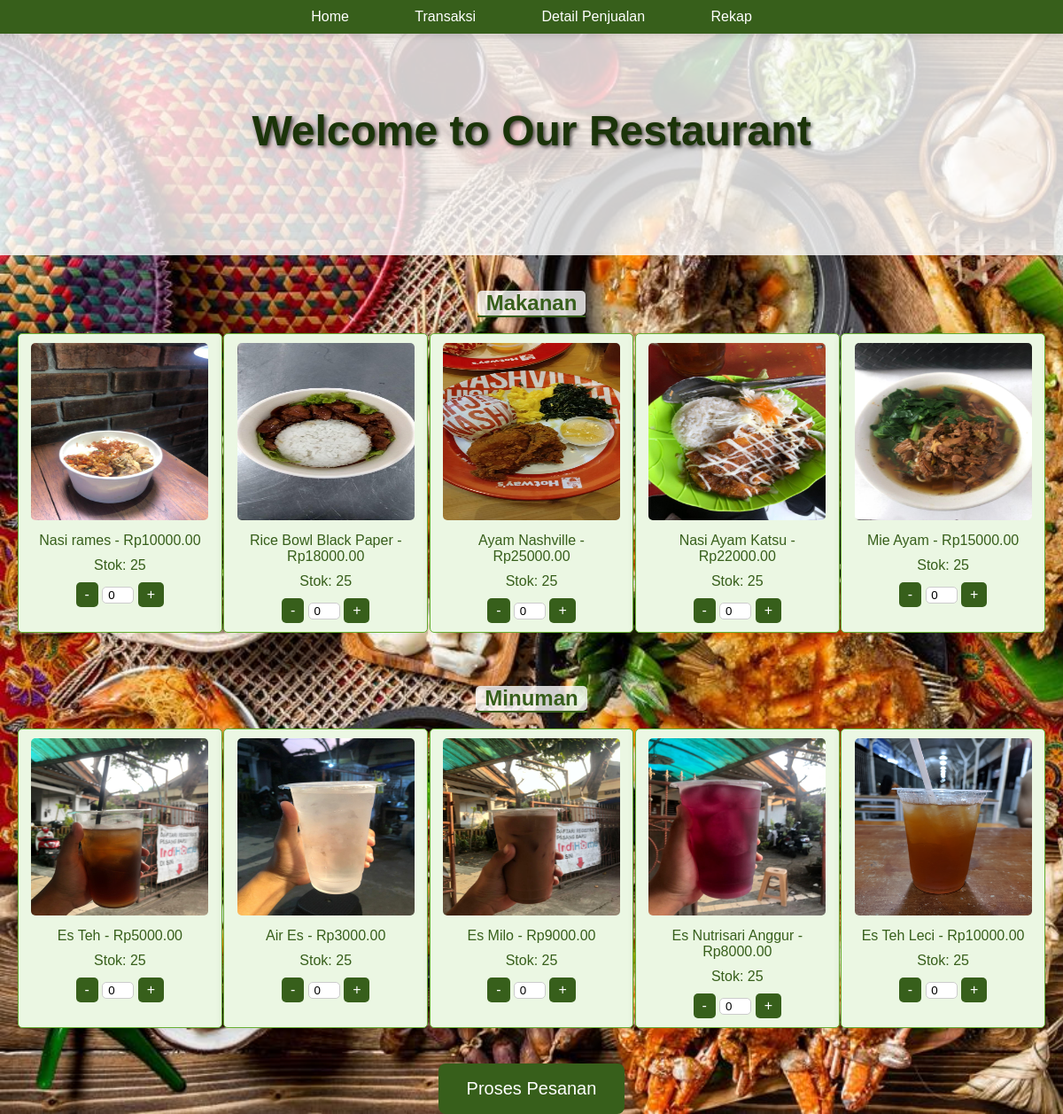
The page / on the database its author committed.
### tables this page shows
CREATE TABLE `menu` (
  `id` int(11) NOT NULL,
  `nama` varchar(100) NOT NULL,
  `kategori` enum('makanan','minuman') NOT NULL,
  `harga` decimal(10,2) NOT NULL,
  `stok` int(10) NOT NULL,
  `gambar` varchar(255) NOT NULL
);

### index.php (the view, shortened to what this page needs)
<?php
require 'db.php';
?>
<!DOCTYPE html>
<html>
<head>
</head>
<body>
    <nav>
        <a href="index.php">Home</a>
        <a href="transaksi.php">Transaksi</a>
        <a href="detiltransaksi.php">Detail Penjualan</a>
        <a href="rekap.php">Rekap</a>
    </nav>
    <div class="welcome">
        <h1>Welcome to Our Restaurant</h1>
    </div>
    <form method="POST" action="index.php">
        <div class="menu-section">
            <h2>Makanan</h2>
            <div class="menu-items">
                <?php
                $result = $conn->query("SELECT * FROM menu WHERE kategori='makanan'");
                while ($row = $result->fetch_assoc()) {
                    echo '<div class="menu-item">
                            <img src="' . $row['gambar'] . '" alt="' . $row['nama'] . '">
                            <p>' . $row['nama'] . ' - Rp' . $row['harga'] . '</p>
                            <p>Stok: ' . $row['stok'] . '</p>
                            <div class="quantity-control">
                                <button type="button" onclick="decreaseQuantity(' . $row['id'] . ')">-</button>
                                <input type="number" name="items[' . $row['id'] . ']" id="item-' . $row['id'] . '" min="0" value="0">
                                <button type="button" onclick="increaseQuantity(' . $row['id'] . ')">+</button>
                            </div>
                        </div>';
                }
                ?>
            </div>
        </div>
        <div class="menu-section">
            <h2>Minuman</h2>
            <div class="menu-items">
                <?php
                $result = $conn->query("SELECT * FROM menu WHERE kategori='minuman'");
                while ($row = $result->fetch_assoc()) {
                    echo '<div class="menu-item">
                            <img src="' . $row['gambar'] . '" alt="' . $row['nama'] . '">
                            <p>' . $row['nama'] . ' - Rp' . $row['harga'] . '</p>
                            <p>Stok: ' . $row['stok'] . '</p>
                            <div class="quantity-control">
                                <button type="button" onclick="decreaseQuantity(' . $row['id'] . ')">-</button>
                                <input type="number" name="items[' . $row['id'] . ']" id="item-' . $row['id'] . '" min="0" value="0">
                                <button type="button" onclick="increaseQuantity(' . $row['id'] . ')">+</button>
                            </div>
                        </div>';
                }
                ?>
            </div>
        </div>
        <button type="submit" name="process_order" class="process_order">Proses Pesanan</button>
    </form>
</body>
</html>

### index.php (style rules this page uses)
body { font-family: Arial, sans-serif; background-image: url('background.jpeg'); background-size: cover; background-repeat: no-repeat; margin: 0; padding: 0; }
nav { background-color: #375F1B; padding: 10px 0; text-align: center; position: sticky; top: 0; z-index: 1000; box-shadow: 0 4px 6px rgba(0, 0, 0, 0.1); transition: background-color 0.3s ease; }
nav a { margin: 0 15px; text-decoration: none; color: white; padding: 10px 20px; border-radius: 5px; transition: background-color 0.3s ease, transform 0.3s ease; }
.welcome { background-color: rgba(255, 255, 255, 0.8); height: 200px; color: #1B3409; text-align: center; padding-top: 50px; font-size: 24px; }
.menu-section { margin: 20px; text-align: center; }
.menu-section h2 { position: relative; display: inline-block; padding: 0 10px; color: #375F1B; background-color: rgba(255, 255, 255, 0.8); border-radius: 5px; box-shadow: 0 2px 4px rgba(0, 0, 0, 0.1); }
.menu-section h2::after { content: ""; position: absolute; left: 0; bottom: -2px; width: 100%; height: 2px; background-color: #375F1B; box-shadow: 0 2px 4px rgba(0, 0, 0, 0.1); }
.menu-items { display: flex; flex-wrap: wrap; justify-content: space-between; }
.menu-item { width: 18%; background-color: #EBF7E3; text-align: center; border: 1px solid #66B032; border-radius: 5px; padding: 10px; margin-bottom: 20px; box-shadow: 0px 0px 10px rgba(0, 0, 0, 0.1); transition: transform 0.3s ease, box-shadow 0.3s ease; }
.menu-item img { width: 200px; height: 200px; border-radius: 5px; }
.menu-item p { margin: 10px 0; color: #375F1B; }
.quantity-control button { background-color: #375F1B; border: none; color: white; padding: 5px 10px; font-size: 16px; cursor: pointer; border-radius: 5px; transition: background-color 0.3s ease; }
input[type=number] { width: 30px; text-align: center; border-radius: 5px; border: 1px solid #ccc; }
button.process_order { background-color: #375F1B; border: 2px solid #375F1B; color: white; padding: 15px 30px; font-size: 20px; cursor: pointer; border-radius: 8px; display: block; margin: 20px auto 0; transition: background-color 0.3s ease, border-color 0.3s ease; }
.welcome h1 { color: #1B3409; text-shadow: 2px 2px 4px rgba(0, 0, 0, 0.7); }

### rows shown on the page
menu: gambar (picture), nama "Nasi rames", harga "10000.00", stok "25"
menu: gambar (picture), nama "Rice Bowl Black Paper", harga "18000.00", stok "25"
menu: gambar (picture), nama "Ayam Nashville", harga "25000.00", stok "25"
menu: gambar (picture), nama "Nasi Ayam Katsu", harga "22000.00", stok "25"
menu: gambar (picture), nama "Mie Ayam", harga "15000.00", stok "25"
menu: gambar (picture), nama "Es Teh", harga "5000.00", stok "25"
menu: gambar (picture), nama "Air Es", harga "3000.00", stok "25"
menu: gambar (picture), nama "Es Milo", harga "9000.00", stok "25"
menu: gambar (picture), nama "Es Nutrisari Anggur", harga "8000.00", stok "25"
menu: gambar (picture), nama "Es Teh Leci", harga "10000.00", stok "25"
